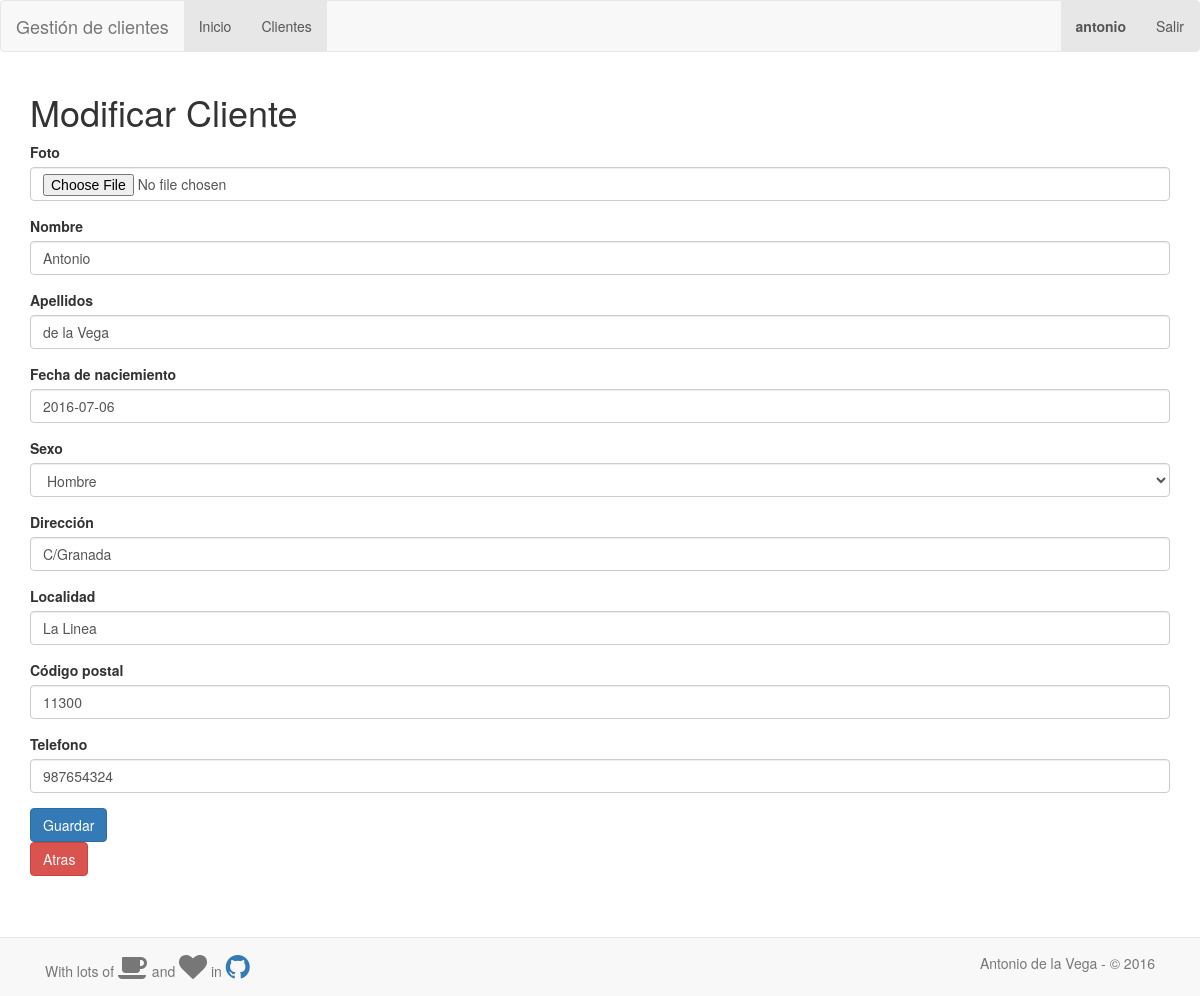
The app's page /clientes/modificar/1 (signed in) with its own data.
### gestion_clientes/models.py (models this page shows, shortened)
class Cliente(models.Model):
    HOMBRE = 'Hombre'
    MUJER = 'Mujer'
    NONE = 'Sin especificar'
    OPCIONES = ((HOMBRE, 'Hombre'),
                (MUJER, 'Mujer'),
                (NONE, 'Sin especificar'),)
    nombre = models.CharField(max_length=30, blank=True)
    apellidos = models.CharField(max_length=30, blank=True)
    dni = models.CharField('DNI', max_length=9)  # Mejorar
    f_nacimiento = models.DateField('Fecha de naciemiento', blank=True, null=True)
    direccion = models.CharField('Dirección', max_length=30, blank=True)
    localidad = models.CharField(max_length=20, blank=True)
    cod_postal = models.CharField('Código postal', blank=True, null=True, max_length=5)
    telefono = models.CharField(blank=True, null=True, max_length=12)
    sexo = models.CharField(max_length=16, choices=OPCIONES, default=NONE)
    foto = models.ImageField(upload_to='clientes/', null=True, blank=True)

### gestion_clientes/views.py (the view)
# urls.py: url(r'^modificar/(?P<id>[0-9]+)$', views.modificar_cliente, name='modificar'),
@login_required
def modificar_cliente(request, id):
    cliente = Cliente.objects.get(pk=id)
    if request.method == "POST":
        form = ModificarClienteForm(request.POST, request.FILES)
        if form.is_valid():
            form = form.cleaned_data
            if form['foto']:
                cliente.foto = form['foto']
            if form['nombre']:
                cliente.nombre = form['nombre']
            if form['apellidos']:
                cliente.apellidos = form['apellidos']
            if form['f_nacimiento']:
                cliente.f_nacimiento = form['f_nacimiento']
            if form['telefono']:
                cliente.telefono = form['telefono']
            if form['localidad']:
                cliente.localidad = form['localidad']
            if form['cod_postal']:
                cliente.cod_postal = form['cod_postal']
            if form['direccion']:
                cliente.direccion = form['direccion']
            if form['sexo']:
                cliente.sexo = form['sexo']
            cliente.save()
            return HttpResponseRedirect('/clientes')
    else:
        form = ModificarClienteForm(instance=cliente)
    return render(request, 'gestion_clientes/modificar_cliente.html', {'form': form})

### gestion_clientes/forms.py (shortened to what this page needs)
class ModificarClienteForm(ModelForm):
    class Meta:
        model = Cliente
        fields = ['foto', 'nombre', 'apellidos', 'f_nacimiento', 'sexo',
                  'direccion', 'localidad', 'cod_postal', 'telefono']
        dateOptions = {
            'startView': 4,  # Para que empieze por el año
        }
        widgets = {
            'f_nacimiento': DateWidget(options=dateOptions, bootstrap_version=3),
        }

### gestion_clientes/templates/gestion_clientes/modificar_cliente.html (shortened to what this page needs)
{% extends "gestion_clientes/base.html" %}
{% load bootstrap3 %}
{% block content %}
    <h1>Modificar Cliente</h1>
    <form method="post" class="form" enctype="multipart/form-data">
        {% bootstrap_form form %}
        {% buttons %}
            <button type="submit" class="btn btn-primary">Guardar</button>
            </form>
            <form action="/clientes">
                <button type="submit" class="btn btn-danger">Atras</button>
            </form>
        {% endbuttons %}
{% endblock %}

### inicio/templates/inicio/base.html (shortened to what this page needs)
<!DOCTYPE html>
<html lang="es">
<head>
    <link rel="stylesheet" href="https://maxcdn.bootstrapcdn.com/font-awesome/4.5.0/css/font-awesome.min.css">
    <link href="/static/css/datetimepicker.css" type="text/css" media="all" rel="stylesheet"/>
    {% load staticfiles %}
</head>
<body>
{% load bootstrap3 %}
{% bootstrap_css %}
{% load staticfiles %}
<div id="bar">
    {% block bar %}
        <nav role="navigation" class="navbar navbar-default">
            <div class="navbar-header">
                <div id="bar_name">
                    {% block bar_name %}{% endblock %}
                </div>
            </div>
            <div id="navbarCollapse" class="collapse navbar-collapse">
                <ul class="nav navbar-nav">
                    <li class="active"><a href="/inicio">Inicio</a></li>
                    {% block extend_menu %}{% endblock %}
                </ul>
                <ul class="nav navbar-nav navbar-right">
                    <li class="active"><a href="#"><strong>{{ request.user.username }}</strong></a></li>
                    <li class="active"><a href="/logout">Salir</a></li>
                </ul>
            </div>
        </nav>
    {% endblock %}
</div>
<div class="container">
    <div id="content">
        {% block content %}{% endblock %}
    </div>
</div>
<p> &nbsp</p>
<p> &nbsp</p>
<p> &nbsp</p>
<p> &nbsp</p>
<div class="navbar navbar-default navbar-fixed-bottom">
    <div class="container">
        <p class="navbar-text pull-left">
            With lots of <i class="fa fa-coffee fa-2x"></i> and <i class="fa fa-heart fa-2x"></i> in <a
                href="https://github.com/antoniovj1/proyecto_ddsi"> <i class="fa fa-github fa-2x"></i> </a>
        </p>
        <p class="navbar-text pull-right"> Antonio de la Vega - © 2016 </p>
    </div>
</div>
</body>
</html>

### records on screen
Cliente: nombre "Antonio", apellidos "de la Vega", f_nacimiento "2016-07-06", sexo "Hombre", direccion "C/Granada", localidad "La Linea", cod_postal "11300", telefono "987654324"

### other values on screen
{{ request.user.username }} "antonio"
